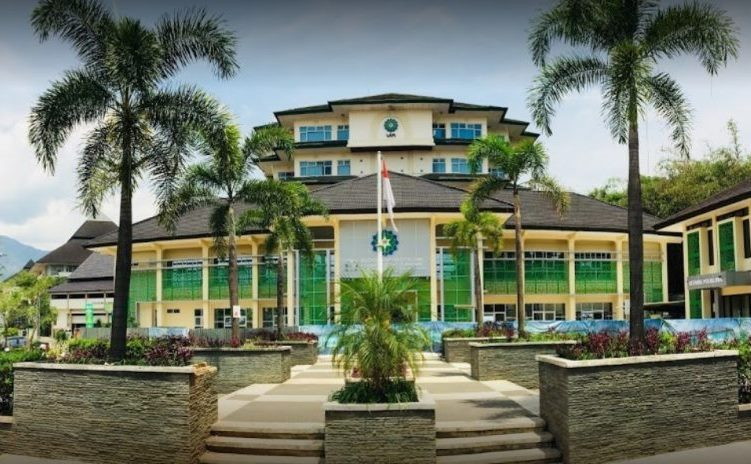
#> input picture Gedungrektorat.jpg, 751 x 464 px
$ jupyter execute 'Latihan 4.ipynb'
#> lines starting #> are read from the running program, lines starting #| are printed output that depends on the picture
[cell 1]
import numpy as np
import cv2
from matplotlib import pyplot as plt

# Menggunakan Shi-Tomasi GFTT untuk deteksi ujung (corner detection)
# gunakan gambar
img = cv2.imread('Gedungrektorat.jpg')
#> img is the input picture: shape (464, 751, 3); mean B, G, R 103, 120.4, 113.3
gray = cv2.cvtColor(img, cv2.COLOR_BGR2GRAY)
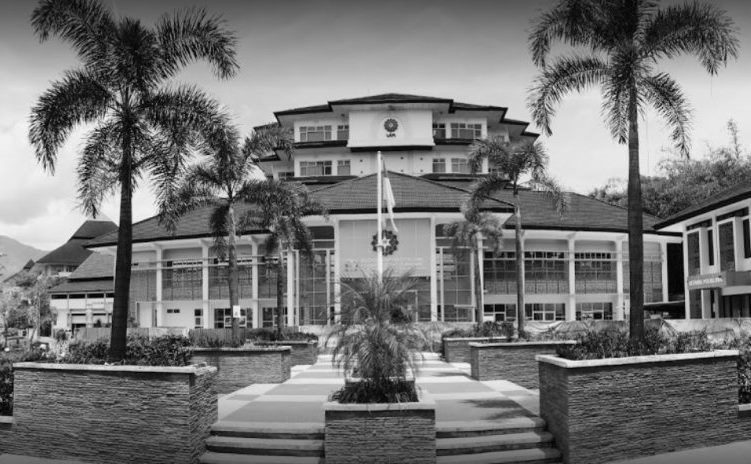
#> gray: shape (464, 751); min 0, max 254, mean 116.3

# deteksi pojok dengan GFTT
corners = cv2.goodFeaturesToTrack(gray, 1000, 0.01, 10)
#> corners = 1000 rows, first 8: [528, 123], [539, 134], [233, 195], [512, 182], [506, 108], [274, 113], [556, 319], [254, 128]
corners = np.int0(corners)

# menampilkan jumlah titik terdeteksi dengan fungsi numpy (np.ndarray.shape)
print("Jumlah titik terdeteksi =", corners.shape[0])
#| Jumlah titik terdeteksi = 1000

# untuk ditampilkan di Matplotlib, urutan band dibalik
rgb = cv2.cvtColor(img, cv2.COLOR_BGR2RGB)

# perbesar ukuran hasil plotting
plt.rcParams["figure.figsize"] = (20, 20)

# untuk tiap pojok yang terdeteksi, munculkan pada gambar
for i in corners:
    x, y = i.ravel()
    cv2.circle(rgb, (x, y), 3, (255, 0, 0), -1)
#> this loop made 1000 passes
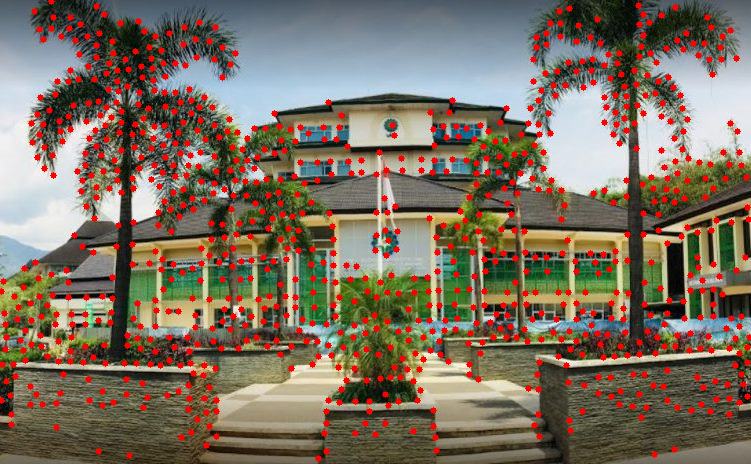
#> rgb: shape (464, 751, 3); mean R, G, B 126.2, 111.2, 95.8

plt.imshow(rgb)
plt.show()

$ run again, with kebunsawit.jpg copied over Gedungrektorat.jpg
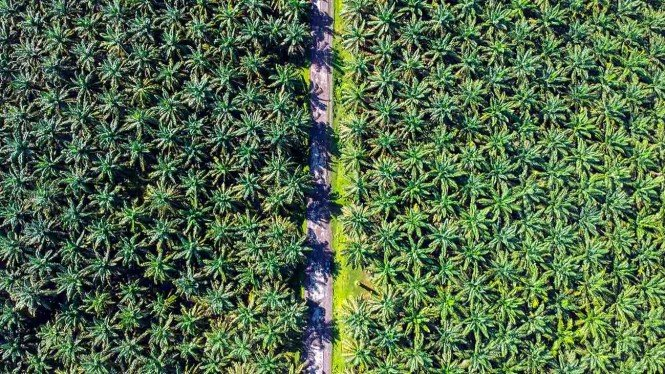
#> input picture kebunsawit.jpg, 665 x 374 px
#> img is the input picture: shape (374, 665, 3); mean B, G, R 74.6, 106.8, 83.2
#> `gray = cv2.cvtColor(img, cv2.COLOR_BGR2GRAY)`:
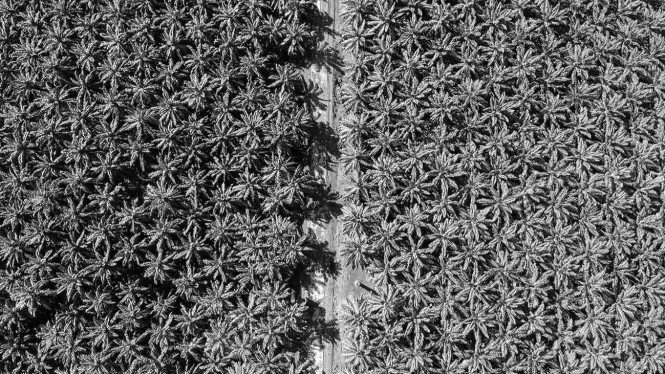
#> gray: shape (374, 665); min 0, max 253, mean 96.1
#> corners = 1000 rows, first 8: [148, 185], [429, 331], [513, 110], [99, 63], [205, 74], [285, 15], [205, 282], [203, 96]
#| Jumlah titik terdeteksi = 1000
#> the loop `for i in corners:` made 1000 passes
#> after the loop `for i in corners:`:
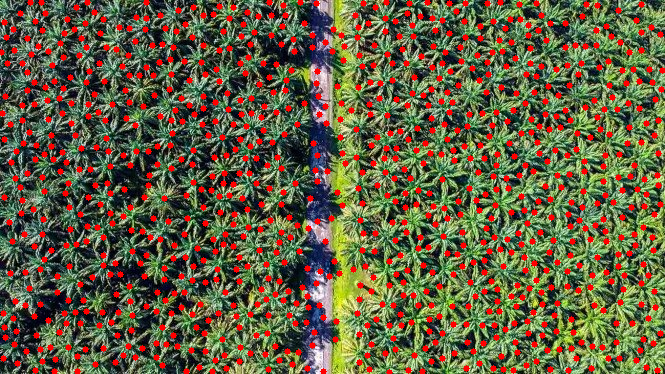
#> rgb: shape (374, 665, 3); mean R, G, B 102.9, 94.1, 65.5
